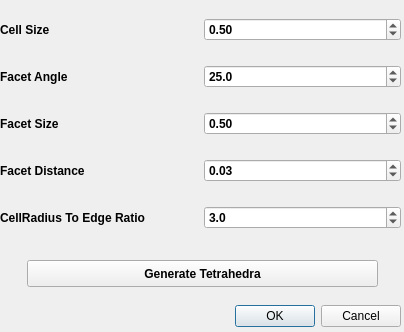
<?xml version="1.0" encoding="UTF-8"?>
<ui version="4.0">
 <class>CGALTetrahedralizeDialog</class>
 <widget class="QDialog" name="CGALTetrahedralizeDialog">
  <property name="geometry">
   <rect>
    <x>0</x>
    <y>0</y>
    <width>404</width>
    <height>332</height>
   </rect>
  </property>
  <property name="windowTitle">
   <string>CGAL Tetrahedralize Options</string>
  </property>
  <widget class="QDialogButtonBox" name="buttonBox">
   <property name="geometry">
    <rect>
     <x>60</x>
     <y>300</y>
     <width>341</width>
     <height>32</height>
    </rect>
   </property>
   <property name="orientation">
    <enum>Qt::Horizontal</enum>
   </property>
   <property name="standardButtons">
    <set>QDialogButtonBox::Cancel|QDialogButtonBox::Ok</set>
   </property>
  </widget>
  <widget class="QWidget" name="verticalLayoutWidget">
   <property name="geometry">
    <rect>
     <x>0</x>
     <y>0</y>
     <width>401</width>
     <height>251</height>
    </rect>
   </property>
   <layout class="QVBoxLayout" name="verticalLayout">
    <item>
     <layout class="QHBoxLayout" name="horizontalLayout_6">
      <item>
       <widget class="QLabel" name="cellSizeLabel">
        <property name="font">
         <font>
          <weight>75</weight>
          <bold>true</bold>
         </font>
        </property>
        <property name="text">
         <string>Cell Size</string>
        </property>
       </widget>
      </item>
      <item>
       <widget class="QDoubleSpinBox" name="cellSizeSpinBox">
        <property name="font">
         <font>
          <weight>75</weight>
          <bold>true</bold>
         </font>
        </property>
        <property name="minimum">
         <double>0.010000000000000</double>
        </property>
        <property name="maximum">
         <double>50.000000000000000</double>
        </property>
        <property name="singleStep">
         <double>0.010000000000000</double>
        </property>
        <property name="value">
         <double>0.500000000000000</double>
        </property>
       </widget>
      </item>
     </layout>
    </item>
    <item>
     <layout class="QHBoxLayout" name="horizontalLayout_5">
      <item>
       <widget class="QLabel" name="facetAngleLabel">
        <property name="font">
         <font>
          <weight>75</weight>
          <bold>true</bold>
         </font>
        </property>
        <property name="text">
         <string>Facet Angle</string>
        </property>
       </widget>
      </item>
      <item>
       <widget class="QDoubleSpinBox" name="facetAngleSpinBox">
        <property name="font">
         <font>
          <weight>75</weight>
          <bold>true</bold>
         </font>
        </property>
        <property name="decimals">
         <number>1</number>
        </property>
        <property name="minimum">
         <double>1.000000000000000</double>
        </property>
        <property name="maximum">
         <double>60.000000000000000</double>
        </property>
        <property name="singleStep">
         <double>0.100000000000000</double>
        </property>
        <property name="value">
         <double>25.000000000000000</double>
        </property>
       </widget>
      </item>
     </layout>
    </item>
    <item>
     <layout class="QHBoxLayout" name="horizontalLayout_3">
      <item>
       <widget class="QLabel" name="facetSizeLabel">
        <property name="font">
         <font>
          <weight>75</weight>
          <bold>true</bold>
         </font>
        </property>
        <property name="text">
         <string>Facet Size</string>
        </property>
       </widget>
      </item>
      <item>
       <widget class="QDoubleSpinBox" name="facetSizeSpinBox">
        <property name="font">
         <font>
          <weight>75</weight>
          <bold>true</bold>
         </font>
        </property>
        <property name="minimum">
         <double>0.010000000000000</double>
        </property>
        <property name="singleStep">
         <double>0.010000000000000</double>
        </property>
        <property name="value">
         <double>0.500000000000000</double>
        </property>
       </widget>
      </item>
     </layout>
    </item>
    <item>
     <layout class="QHBoxLayout" name="horizontalLayout_2">
      <item>
       <widget class="QLabel" name="facetDistanceLabel">
        <property name="font">
         <font>
          <weight>75</weight>
          <bold>true</bold>
         </font>
        </property>
        <property name="text">
         <string>Facet Distance</string>
        </property>
       </widget>
      </item>
      <item>
       <widget class="QDoubleSpinBox" name="facetDistanceSpinBox">
        <property name="font">
         <font>
          <weight>75</weight>
          <bold>true</bold>
         </font>
        </property>
        <property name="minimum">
         <double>0.010000000000000</double>
        </property>
        <property name="maximum">
         <double>10.000000000000000</double>
        </property>
        <property name="singleStep">
         <double>0.010000000000000</double>
        </property>
        <property name="value">
         <double>0.030000000000000</double>
        </property>
       </widget>
      </item>
     </layout>
    </item>
    <item>
     <layout class="QHBoxLayout" name="horizontalLayout_4">
      <item>
       <widget class="QLabel" name="cellRadiusEdgeRatioLabel">
        <property name="font">
         <font>
          <weight>75</weight>
          <bold>true</bold>
         </font>
        </property>
        <property name="text">
         <string>CellRadius To Edge Ratio</string>
        </property>
       </widget>
      </item>
      <item>
       <widget class="QDoubleSpinBox" name="crterSpinBox">
        <property name="font">
         <font>
          <weight>75</weight>
          <bold>true</bold>
         </font>
        </property>
        <property name="decimals">
         <number>1</number>
        </property>
        <property name="minimum">
         <double>0.100000000000000</double>
        </property>
        <property name="maximum">
         <double>10.000000000000000</double>
        </property>
        <property name="singleStep">
         <double>0.010000000000000</double>
        </property>
        <property name="value">
         <double>3.000000000000000</double>
        </property>
       </widget>
      </item>
     </layout>
    </item>
   </layout>
  </widget>
  <widget class="QPushButton" name="CGALTetrahedralizeButton">
   <property name="geometry">
    <rect>
     <x>27</x>
     <y>260</y>
     <width>351</width>
     <height>27</height>
    </rect>
   </property>
   <property name="font">
    <font>
     <weight>75</weight>
     <bold>true</bold>
    </font>
   </property>
   <property name="text">
    <string>Generate Tetrahedra</string>
   </property>
  </widget>
 </widget>
 <resources/>
 <connections>
  <connection>
   <sender>buttonBox</sender>
   <signal>accepted()</signal>
   <receiver>CGALTetrahedralizeDialog</receiver>
   <slot>accept()</slot>
   <hints>
    <hint type="sourcelabel">
     <x>248</x>
     <y>254</y>
    </hint>
    <hint type="destinationlabel">
     <x>157</x>
     <y>274</y>
    </hint>
   </hints>
  </connection>
  <connection>
   <sender>buttonBox</sender>
   <signal>rejected()</signal>
   <receiver>CGALTetrahedralizeDialog</receiver>
   <slot>reject()</slot>
   <hints>
    <hint type="sourcelabel">
     <x>316</x>
     <y>260</y>
    </hint>
    <hint type="destinationlabel">
     <x>286</x>
     <y>274</y>
    </hint>
   </hints>
  </connection>
  <connection>
   <sender>CGALTetrahedralizeButton</sender>
   <signal>released()</signal>
   <receiver>CGALTetrahedralizeDialog</receiver>
   <slot>generateTetras()</slot>
   <hints>
    <hint type="sourcelabel">
     <x>202</x>
     <y>273</y>
    </hint>
    <hint type="destinationlabel">
     <x>201</x>
     <y>165</y>
    </hint>
   </hints>
  </connection>
 </connections>
 <slots>
  <slot>generateTetras()</slot>
 </slots>
</ui>
